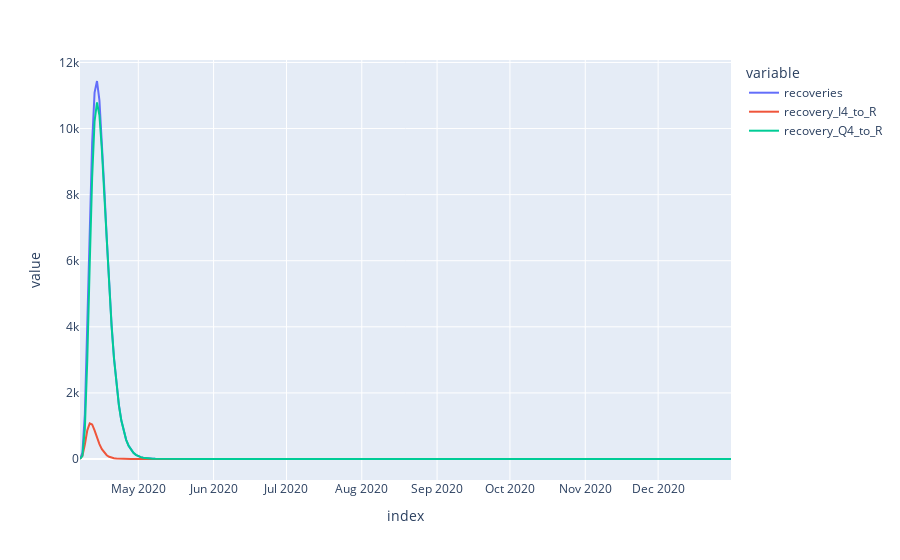

Notebook source saved alongside this figure:
### Code cell
m2.get_derived_outputs_df().plot()

### Figure 1 — Plotly figure (JSON) as saved in the notebook; plotly's stock layout.template omitted (floating-point values rounded to 4 significant figures; data arrays with more than 128 entries replaced by an {"elided": "..."} marker saying what was removed)
{"data": [{"hovertemplate": "variable=recoveries<br>index=%{x}<br>value=%{y}<extra></extra>", "legendgroup": "recoveries", "line": {"color": "#636efa", "dash": "solid"}, "marker": {"symbol": "circle"}, "mode": "lines", "name": "recoveries", "orientation": "v", "showlegend": true, "type": "scatter", "x": {"elided": "269 str values"}, "xaxis": "x", "y": {"elided": "269 float values"}, "yaxis": "y"}, {"hovertemplate": "variable=recovery_I4_to_R<br>index=%{x}<br>value=%{y}<extra></extra>", "legendgroup": "recovery_I4_to_R", "line": {"color": "#EF553B", "dash": "solid"}, "marker": {"symbol": "circle"}, "mode": "lines", "name": "recovery_I4_to_R", "orientation": "v", "showlegend": true, "type": "scatter", "x": {"elided": "269 str values"}, "xaxis": "x", "y": {"elided": "269 float values"}, "yaxis": "y"}, {"hovertemplate": "variable=recovery_Q4_to_R<br>index=%{x}<br>value=%{y}<extra></extra>", "legendgroup": "recovery_Q4_to_R", "line": {"color": "#00cc96", "dash": "solid"}, "marker": {"symbol": "circle"}, "mode": "lines", "name": "recovery_Q4_to_R", "orientation": "v", "showlegend": true, "type": "scatter", "x": {"elided": "269 str values"}, "xaxis": "x", "y": {"elided": "269 float values"}, "yaxis": "y"}], "layout": {"legend": {"title": {"text": "variable"}, "tracegroupgap": 0}, "margin": {"t": 60}, "xaxis": {"anchor": "y", "domain": [0, 1], "title": {"text": "index"}}, "yaxis": {"anchor": "x", "domain": [0, 1], "title": {"text": "value"}}}}
